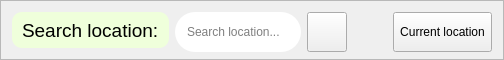
            <widget class="QFrame" name="frame_2">
             <property name="minimumSize">
              <size>
               <width>0</width>
               <height>60</height>
              </size>
             </property>
             <property name="maximumSize">
              <size>
               <width>16777215</width>
               <height>60</height>
              </size>
             </property>
             <property name="frameShape">
              <enum>QFrame::Shape::StyledPanel</enum>
             </property>
             <property name="frameShadow">
              <enum>QFrame::Shadow::Raised</enum>
             </property>
             <layout class="QGridLayout" name="gridLayout_4">
              <item row="1" column="1">
               <widget class="QLineEdit" name="lineEdit">
                <property name="minimumSize">
                 <size>
                  <width>0</width>
                  <height>40</height>
                 </size>
                </property>
                <property name="styleSheet">
                 <string notr="true">background-color: rgb(255, 255, 255);
color: #000000;
padding: 10px;
border-radius: 20px;</string>
                </property>
                <property name="text">
                 <string/>
                </property>
                <property name="placeholderText">
                 <string>Search location...</string>
                </property>
               </widget>
              </item>
              <item row="1" column="3">
               <spacer name="horizontalSpacer">
                <property name="orientation">
                 <enum>Qt::Orientation::Horizontal</enum>
                </property>
                <property name="sizeHint" stdset="0">
                 <size>
                  <width>40</width>
                  <height>20</height>
                 </size>
                </property>
               </spacer>
              </item>
              <item row="1" column="4">
               <widget class="QToolButton" name="toolButton">
                <property name="minimumSize">
                 <size>
                  <width>0</width>
                  <height>40</height>
                 </size>
                </property>
                <property name="styleSheet">
                 <string notr="true"/>
                </property>
                <property name="text">
                 <string>Current location</string>
                </property>
               </widget>
              </item>
              <item row="1" column="0">
               <widget class="QLabel" name="label_11">
                <property name="font">
                 <font>
                  <pointsize>14</pointsize>
                 </font>
                </property>
                <property name="styleSheet">
                 <string notr="true">background-color: rgb(239, 255, 219);
color: #000000;
padding: 5px;
border-radius: 10px;</string>
                </property>
                <property name="text">
                 <string>Search location:</string>
                </property>
               </widget>
              </item>
              <item row="1" column="2">
               <widget class="QPushButton" name="pushButton">
                <property name="minimumSize">
                 <size>
                  <width>40</width>
                  <height>40</height>
                 </size>
                </property>
                <property name="styleSheet">
                 <string notr="true"/>
                </property>
                <property name="text">
                 <string/>
                </property>
                <property name="icon">
                 <iconset theme="edit-find"/>
                </property>
               </widget>
              </item>
             </layout>
            </widget>
